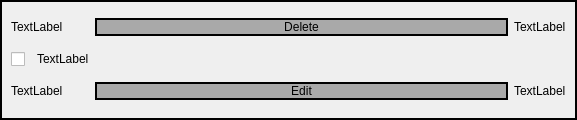
<?xml version="1.0" encoding="UTF-8"?>
<ui version="4.0">
 <class>TaskClass</class>
 <widget class="QWidget" name="TaskClass">
  <property name="geometry">
   <rect>
    <x>0</x>
    <y>0</y>
    <width>577</width>
    <height>120</height>
   </rect>
  </property>
  <property name="windowTitle">
   <string>Task</string>
  </property>
  <property name="styleSheet">
   <string notr="true">QWidget { 
border-width: 2px;
border-color: black;
border-style: solid;
}
QPushButton {
border-width: 2px;
border-style: solid;
background: DarkGrey;
}
QLabel {
border-style: none;
}
QCheckBox {
border-style: none;
}</string>
  </property>
  <layout class="QGridLayout" name="gridLayout">
   <item row="2" column="3">
    <widget class="QLabel" name="qlCategory">
     <property name="text">
      <string>TextLabel</string>
     </property>
    </widget>
   </item>
   <item row="0" column="2">
    <widget class="QPushButton" name="pbDelete">
     <property name="text">
      <string>Delete</string>
     </property>
    </widget>
   </item>
   <item row="2" column="0" colspan="2">
    <widget class="QLabel" name="qlDeadline">
     <property name="text">
      <string>TextLabel</string>
     </property>
    </widget>
   </item>
   <item row="1" column="2">
    <spacer name="horizontalSpacer">
     <property name="orientation">
      <enum>Qt::Horizontal</enum>
     </property>
     <property name="sizeHint" stdset="0">
      <size>
       <width>427</width>
       <height>20</height>
      </size>
     </property>
    </spacer>
   </item>
   <item row="0" column="3">
    <widget class="QLabel" name="qlImportant">
     <property name="text">
      <string>TextLabel</string>
     </property>
    </widget>
   </item>
   <item row="1" column="1">
    <widget class="QLabel" name="qlTextTask">
     <property name="text">
      <string>TextLabel</string>
     </property>
    </widget>
   </item>
   <item row="0" column="0" colspan="2">
    <widget class="QLabel" name="qlNameTask">
     <property name="text">
      <string>TextLabel</string>
     </property>
     <property name="textFormat">
      <enum>Qt::AutoText</enum>
     </property>
     <property name="scaledContents">
      <bool>false</bool>
     </property>
     <property name="wordWrap">
      <bool>false</bool>
     </property>
    </widget>
   </item>
   <item row="2" column="2">
    <widget class="QPushButton" name="pbEdit">
     <property name="text">
      <string>Edit</string>
     </property>
    </widget>
   </item>
   <item row="1" column="0">
    <widget class="QCheckBox" name="qcbIsComplete">
     <property name="text">
      <string/>
     </property>
    </widget>
   </item>
  </layout>
 </widget>
 <layoutdefault spacing="6" margin="11"/>
 <resources/>
 <connections/>
</ui>
